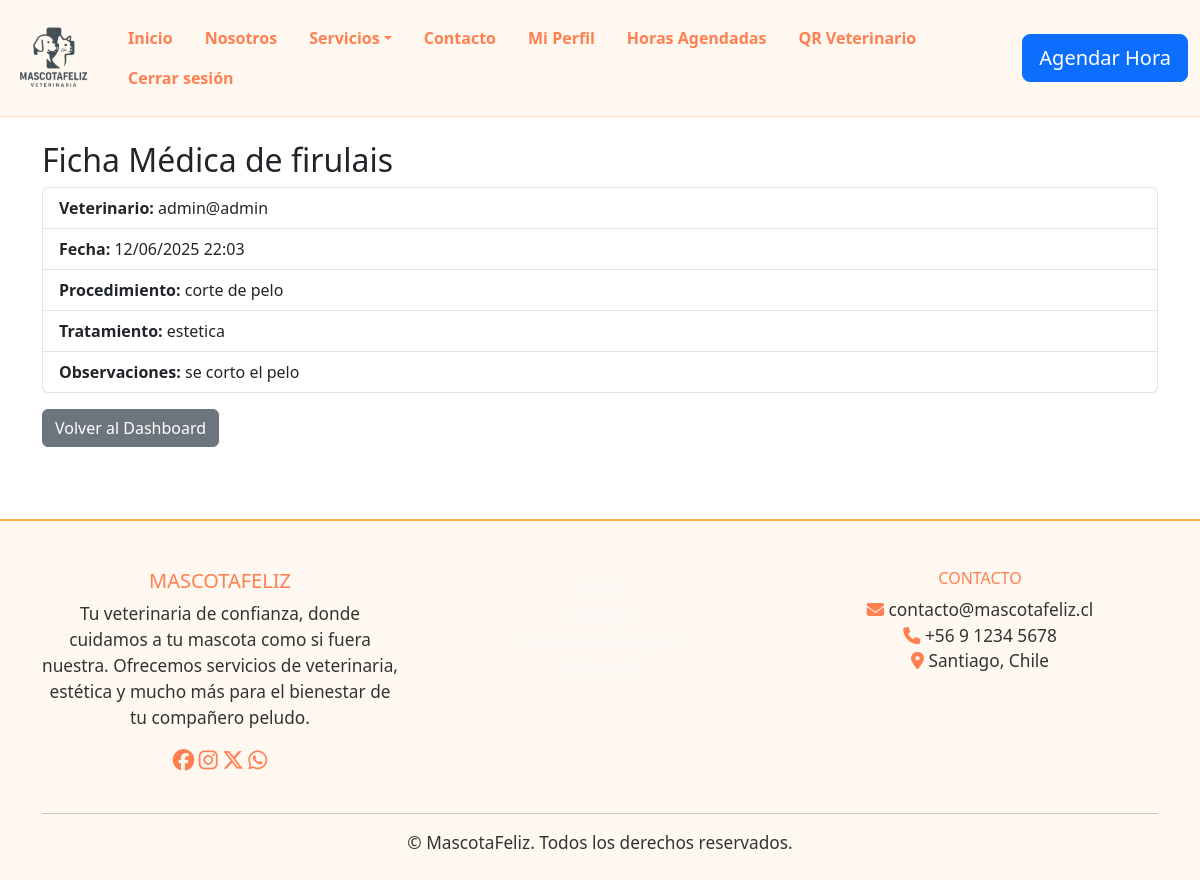
Before: /ficha/ver/2/ (signed in) with the older database file.
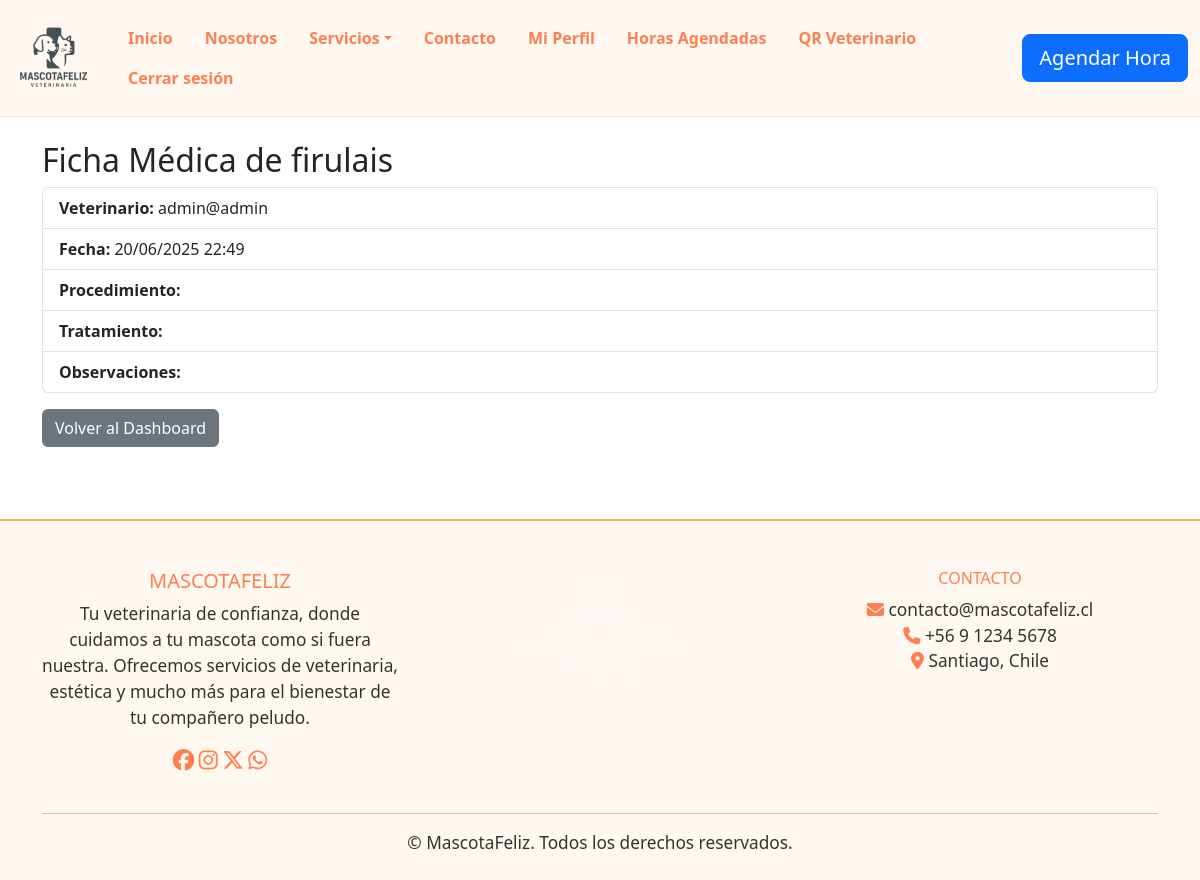
After: the same page with the newer database file.
### mascota/models.py (models this page shows)
class FichaMedica(models.Model):
    mascota = models.ForeignKey(Mascota, on_delete=models.CASCADE, related_name='fichas')
    reserva = models.ForeignKey(Reserva, on_delete=models.CASCADE, related_name='fichas')
    veterinario = models.ForeignKey(Usuario, on_delete=models.SET_NULL, null=True, related_name='fichas_realizadas')
    fecha = models.DateTimeField(auto_now_add=True)
    procedimiento = models.TextField()
    tratamiento = models.CharField(max_length=100)
    observaciones = models.TextField(blank=True)

class Reserva(models.Model):
    cliente = models.ForeignKey(Usuario, on_delete=models.CASCADE, related_name='reservas')
    mascota = models.ForeignKey(Mascota, on_delete=models.CASCADE)
    tipo_atencion = models.CharField(max_length=30, choices=[('veterinaria','Veterinaria'),('estetica','Estética'),('movil','Veterinaria Móvil')])
    fecha_hora = models.DateTimeField()
    direccion = models.CharField(max_length=255, blank=True, null=True)
    enlace_maps = models.URLField(blank=True, null=True)
    estado = models.CharField(max_length=20, default='pendiente')

class Mascota(models.Model):
    nombre = models.CharField(max_length=100)
    tipo = models.CharField(max_length=50)
    edad = models.PositiveIntegerField()
    dueño = models.ForeignKey(Usuario, on_delete=models.CASCADE, related_name='mascotas')

class Usuario(AbstractUser):
    is_cliente = models.BooleanField(default=True)
    is_veterinario = models.BooleanField(default=False)

### mascota/views.py (the view)
# urls.py: path('ficha/ver/<int:ficha_id>/', views.ver_ficha, name='ver_ficha'),
@login_required
@user_passes_test(lambda u: u.is_veterinario)
def ver_ficha(request, ficha_id):
    ficha = get_object_or_404(FichaMedica, id=ficha_id)
    return render(request, 'ver_ficha.html', {'ficha': ficha})

### mascota/templates/ver_ficha.html (shortened to what this page needs)
{% load static %}
<!DOCTYPE html>
<html lang="es">
<head>
    <link rel="stylesheet" href="{% static 'css/styles.css' %}">
    <link rel="stylesheet" href="https://cdn.jsdelivr.net/npm/bootstrap@5.3.0/dist/css/bootstrap.min.css">
</head>
<body>
    {% include 'header.html' %}
    <div class="container py-4">
        <h2>Ficha Médica de {{ ficha.mascota.nombre }}</h2>
        <ul class="list-group">
            <li class="list-group-item"><strong>Veterinario:</strong> {{ ficha.veterinario.get_full_name|default:ficha.veterinario.username }}</li>
            <li class="list-group-item"><strong>Fecha:</strong> {{ ficha.reserva.fecha_hora|date:"d/m/Y H:i" }}</li>
            <li class="list-group-item"><strong>Procedimiento:</strong> {{ ficha.procedimiento }}</li>
            <li class="list-group-item"><strong>Tratamiento:</strong> {{ ficha.tratamiento }}</li>
            <li class="list-group-item"><strong>Observaciones:</strong> {{ ficha.observaciones }}</li>
        </ul>
        <a href="{% url 'dashboard_veterinario' %}" class="btn btn-secondary mt-3">Volver al Dashboard</a>
    </div>
    {% include 'footer.html' %}
</body>
</html>

Changed rows visible on the page:
changed FichaMedica "firulais": reserva.fecha_hora "12/06/2025 22:03" → "20/06/2025 22:49"; procedimiento "corte de pelo" → (not shown); tratamiento "estetica" → (not shown); observaciones "se corto el pelo" → (not shown)
